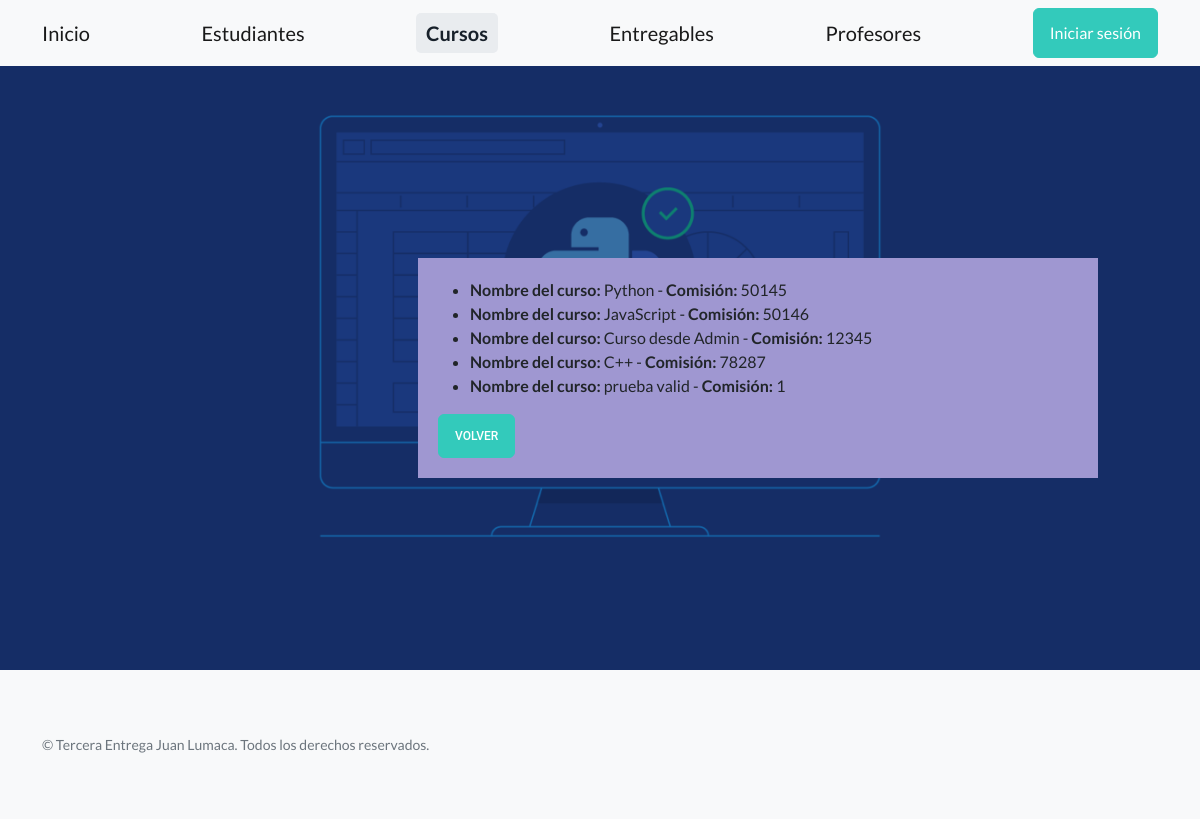
The app's page /AppCoder/buscarCursos, older data.
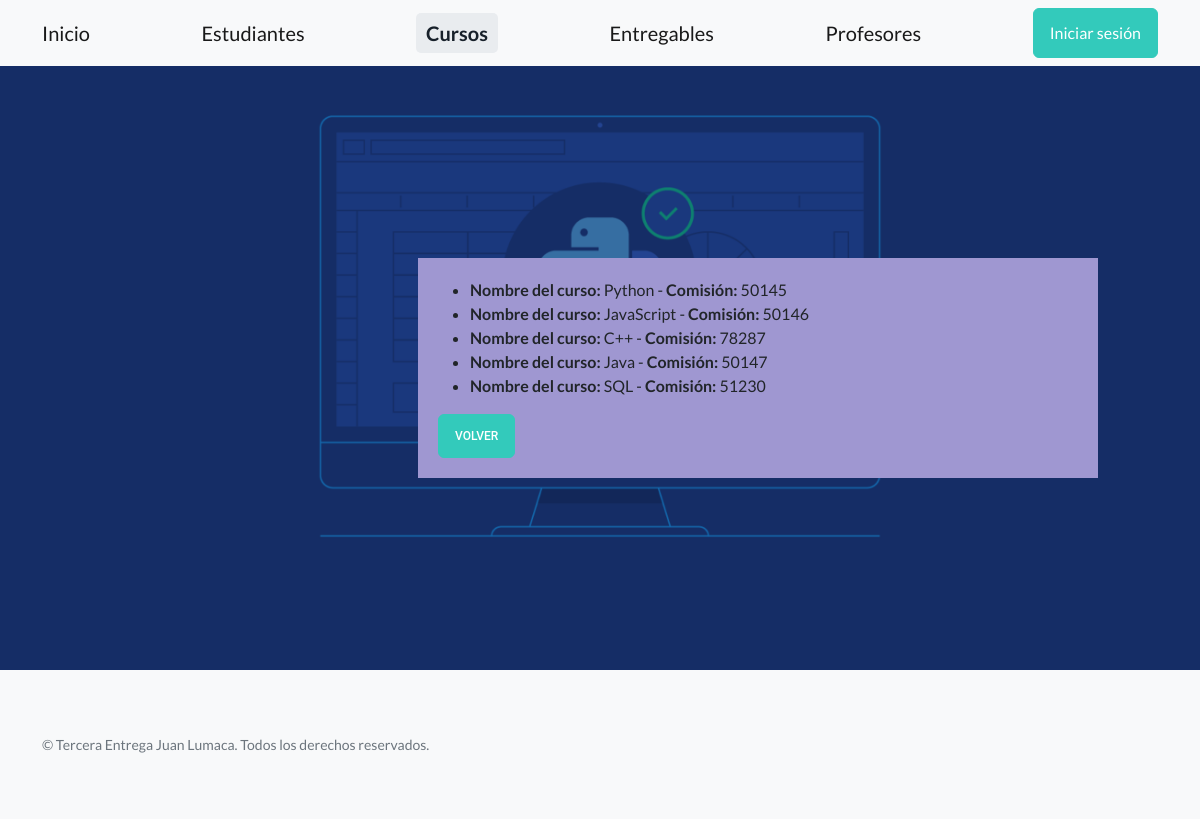
The same page, newer data.
### AppCoder/models.py (models this page shows)
class Curso(models.Model):
    nombre = models.CharField(max_length=30)
    comision = models.IntegerField()

### AppCoder/views.py (the view)
# urls.py: path('buscarCursos', views.buscarCursosTodos,name="BuscarCursos"),#CURSOS
def buscarCursosTodos(req):
    try:
        if req.method == "GET":
            estudiantes = Curso.objects.all()
            return render(req, "Cursos/formConsultarTodosCursos.html", {"cursos": estudiantes,'active_page': 'cursos'})
    except OperationalError as e:
        return render(req, "Cursos/formConsultarTodosCursos.html", {'error_message':f"Ha ocurrido un error no controlado con la base de datos: {str(e)}",'active_page': 'cursos'})
    except IntegrityError as e:
        return render(req, "Cursos/formConsultarTodosCursos.html", {'error_message':f"Ha ocurrido un error de integridad no controlado con la base de datos: {str(e)}",'active_page': 'cursos'})
    except ValueError as e:
        return render(req, "Cursos/formConsultarTodosCursos.html", {'error_message':f"Se deben ingresar los datos: {str(e)}",'active_page': 'cursos'})
    except Exception as e:
        return render(req, "Cursos/formConsultarTodosCursos.html", {'error_message':f"Excepción no controlada: {str(e)}",'active_page': 'cursos'})

### AppCoder/templates/Cursos/formConsultarTodosCursos.html (shortened to what this page needs)
{% extends "padre.html" %}
{% load static %}
{% block contenidoQueCambia %}
  <div class="padding">
    <div class="row container d-flex justify-content-center">
      <div class="col-md-6 col-lg-4">
        <div class="FondoConsulta">
          {% if error_message %}
            <p class="MensajeError">{{error_message}}</p>
          {% else %}
            {% if cursos %}
              <ul>
                {% for curso in cursos %}
                  <li>
                    <strong>Nombre del curso:</strong> {{curso.nombre}} - <strong>Comisión:</strong> {{curso.comision}}
                  </li>
                {% endfor %}
              </ul>
            {% else %}
              <p class="MensajeError">No se encontraron datos!</p>
            {% endif %}
          {% endif %}
          <a href="{% url 'Cursos' %}" class="btn btn-block btn-bold btn-primary">Volver</a>
        </div>
      </div>
    </div>
  </div>
{% endblock %}

Row changes from the older to the newer data that the page shows:
removed Curso: nombre "Curso desde Admin", comision "12345"
removed Curso: nombre "prueba valid", comision "1"
added Curso: nombre "Java", comision "50147"
added Curso: nombre "SQL", comision "51230"
